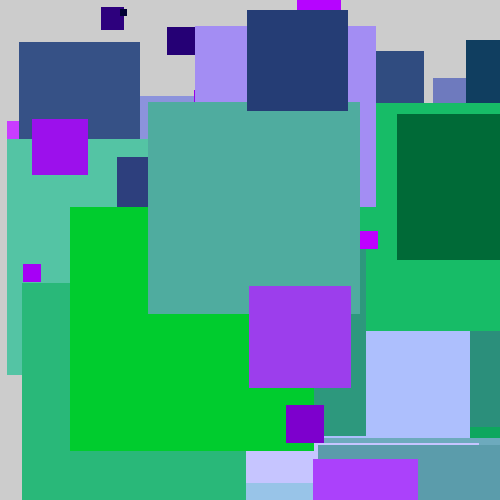
Frame 1 (no input)
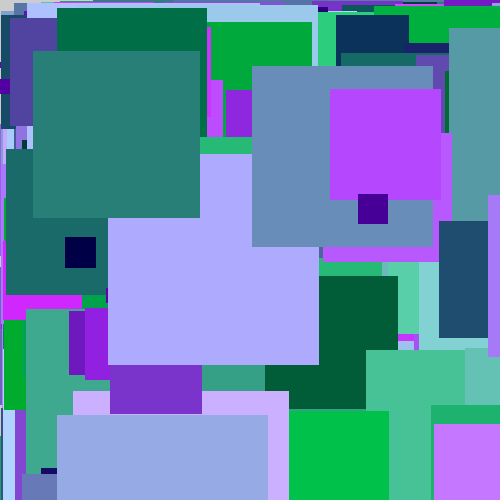
Frame 60 (the mouse pressed at the canvas centre just before this capture)
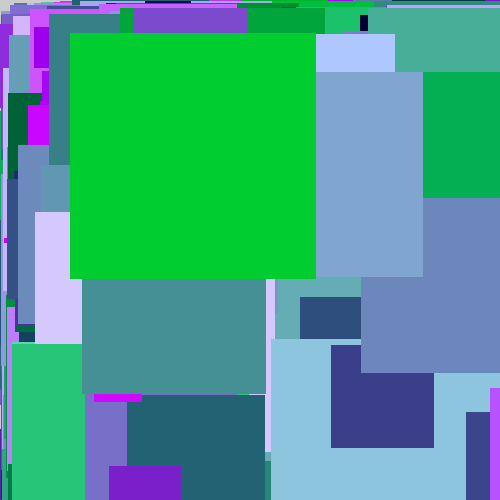
Frame 120 (the mouse held since frame 60 and released just before this capture)

The Processing sketch that drew these frames (run headless with seeded random() and noise(); from frame 60 on, the mouse is pressed at the canvas centre):

// Processing sketch: particle
// ── particle.pde
void setup(){
  size(500,500);
  frameRate(10);
  noStroke();
}

void draw(){
for(int x = 0; x < width; x+=70){
  for (int y = 0; y < height; y+=70){
    int ranNum = (int(random(255)));
    int ranNum2 = (int(random(255)));
    int ranPlaceX = (int(random(500)));
    int ranPlaceY = (int(random(500)));
    fill(ranNum-40,ranNum2-40, ranNum+40);
    rect(ranPlaceX,ranPlaceY,ranNum2, ranNum2);
    }
  }
}
